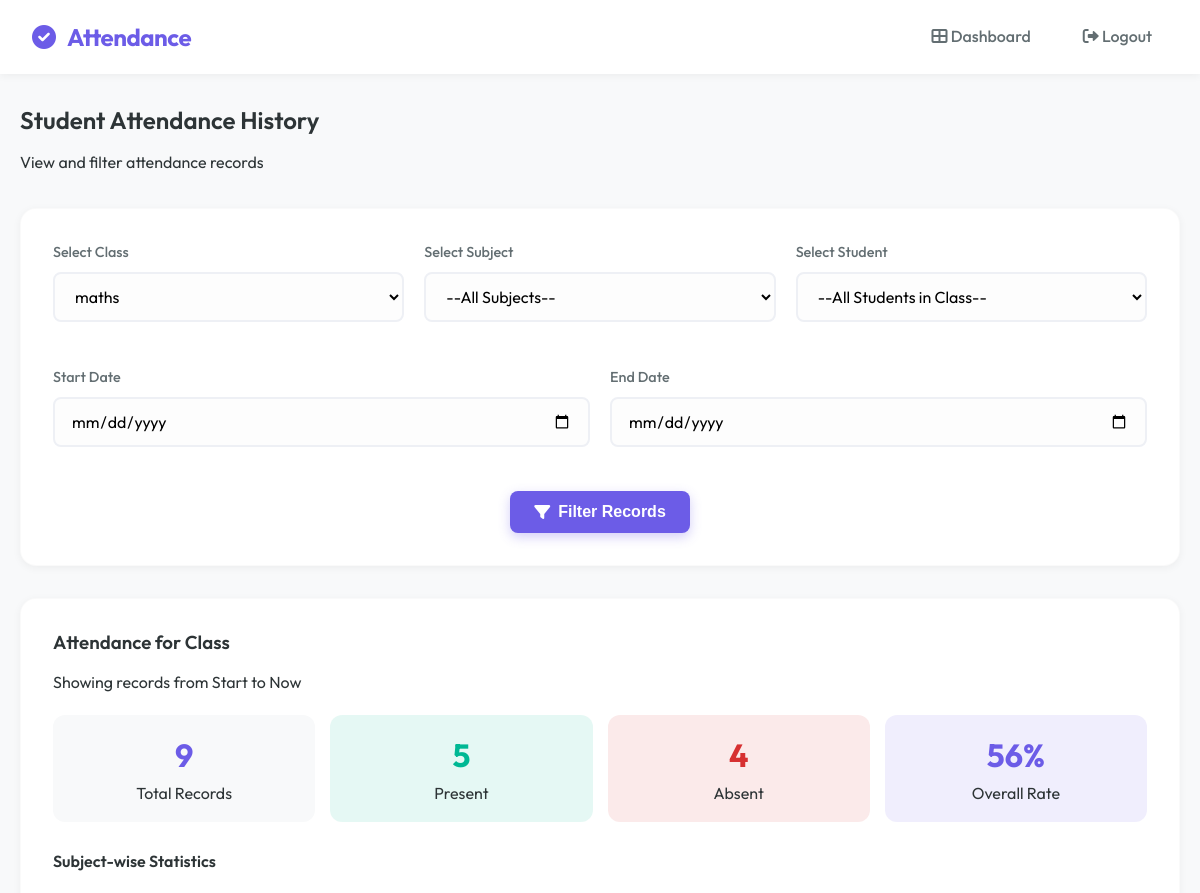
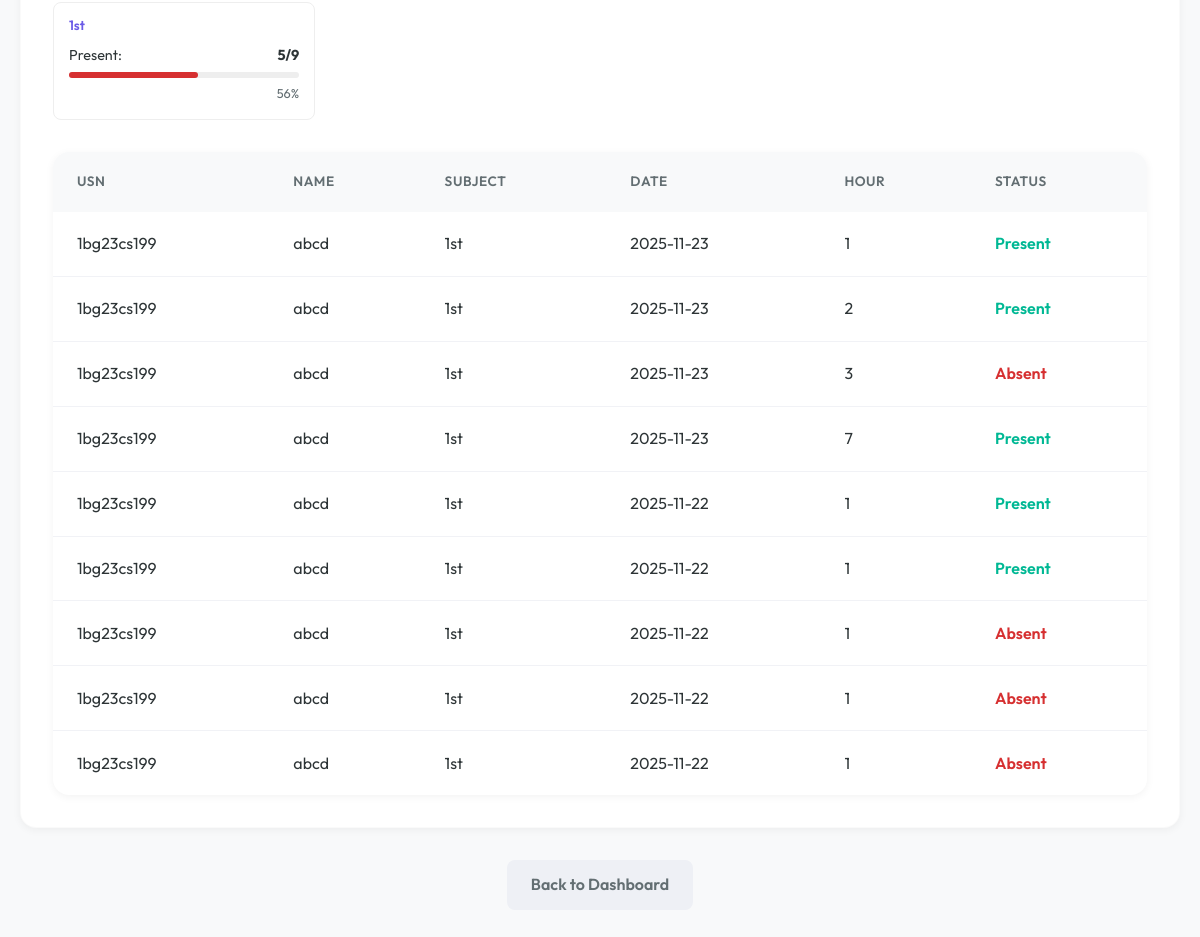
Page /admin/student_attendance_history?class_id=1 (signed in) on the committed database (2 pictures, top to bottom).
### tables this page shows
CREATE TABLE attendance (
        id INTEGER PRIMARY KEY AUTOINCREMENT,
        student_id INTEGER,
        subject TEXT,
        date TEXT,
        status TEXT
    , hour INTEGER DEFAULT 1);

CREATE TABLE students (
        id INTEGER PRIMARY KEY AUTOINCREMENT,
        usn TEXT UNIQUE,
        name TEXT,
        dob TEXT,
        class_id INTEGER,
        face_encoding BLOB
    );

### app.py (the view)
@app.route("/admin/student_attendance_history", methods=["GET", "POST"])
def student_attendance_history():
    if session.get("role") != "admin":
        return "Unauthorized", 403
    conn = sqlite3.connect('attendance.db')
    c = conn.cursor()
    c.execute("SELECT id, class_name FROM classes ORDER BY class_name")
    classes = c.fetchall()
    selected_class_id = request.args.get("class_id") or request.form.get("class_id")
    selected_student_id = request.args.get("student_id") or request.form.get("student_id")
    selected_subject = request.args.get("subject") or request.form.get("subject")
    start_date = request.args.get("start_date") or request.form.get("start_date")
    end_date = request.args.get("end_date") or request.form.get("end_date")
    filtered_students, attendance_records, student_info, subjects = [], [], None, []
    if selected_class_id:
        c.execute("SELECT id, usn, name FROM students WHERE class_id=? ORDER BY name", (selected_class_id,))
        filtered_students = c.fetchall()
        c.execute("SELECT name FROM subjects WHERE class_id=? ORDER BY name", (selected_class_id,))
        subjects = [row[0] for row in c.fetchall()]
    if selected_student_id:
        c.execute("SELECT usn, name, class_name FROM students JOIN classes ON students.class_id = classes.id WHERE students.id=?", (selected_student_id,))
        student_info = c.fetchone()
        query = "SELECT subject, date, status, hour FROM attendance WHERE student_id=?"
        params = [selected_student_id]
        if selected_subject:
            query += " AND subject=?"
            params.append(selected_subject)
        if start_date and end_date:
            query += " AND date BETWEEN ? AND ?"
            params.extend([start_date, end_date])
        elif start_date:
            query += " AND date >= ?"
            params.append(start_date)
        elif end_date:
            query += " AND date <= ?"
            params.append(end_date)
        query += " ORDER BY date DESC, hour ASC"
        c.execute(query, params)
        attendance_records = c.fetchall()
    elif selected_class_id:
        query = """
            SELECT students.usn, students.name, attendance.subject, attendance.date, attendance.status, attendance.hour
            FROM attendance
            JOIN students ON attendance.student_id = students.id
            WHERE students.class_id=?
        """
        params = [selected_class_id]
        if selected_subject:
            query += " AND attendance.subject=?"
            params.append(selected_subject)
        if start_date and end_date:
            query += " AND attendance.date BETWEEN ? AND ?"
            params.extend([start_date, end_date])
        elif start_date:
            query += " AND attendance.date >= ?"
            params.append(start_date)
        elif end_date:
            query += " AND attendance.date <= ?"
            params.append(end_date)
        query += " ORDER BY attendance.date DESC, attendance.hour ASC, students.name ASC"
        c.execute(query, params)
        attendance_records = c.fetchall()
    subject_stats = {}
    for record in attendance_records:
        subj = record[0] if selected_student_id else record[2]
        status = record[2] if selected_student_id else record[4]
        if subj not in subject_stats:
            subject_stats[subj] = {
                'total': 0,
                'present': 0,
                'absent': 0,
                'percentage': 0
            }
        subject_stats[subj]['total'] += 1
        if status == 'Present':
            subject_stats[subj]['present'] += 1
        else:
            subject_stats[subj]['absent'] += 1
    for subj in subject_stats:
        subject_stats[subj]['percentage'] = round(
            (subject_stats[subj]['present'] / subject_stats[subj]['total'] * 100)
            if subject_stats[subj]['total'] > 0 else 0
        )
    total_records = len(attendance_records)
    present_count = sum(s['present'] for s in subject_stats.values())
    absent_count = total_records - present_count
    attendance_percentage = round((present_count / total_records * 100) if total_records > 0 else 0)
    conn.close()
    return render_template("student_attendance_history.html",
                           classes=classes, filtered_students=filtered_students,
                           subjects=subjects,
                           attendance_records=attendance_records,
                           selected_class_id=int(selected_class_id) if selected_class_id else None,
                           selected_student_id=int(selected_student_id) if selected_student_id else None,
                           selected_subject=selected_subject,
                           student_info=student_info, start_date=start_date, end_date=end_date,
                           total_records=total_records,
                           present_count=present_count,
                           absent_count=absent_count,
                           attendance_percentage=attendance_percentage,
                           subject_stats=subject_stats)

### templates/student_attendance_history.html (shortened to what this page needs)
{% extends "base.html" %}
{% block content %}
<div class="mb-4">
    <h2>Student Attendance History</h2>
    <p class="text-muted">View and filter attendance records</p>
</div>
<div class="card mb-4">
    <form method="GET" action="/admin/student_attendance_history">
        <div
            style="display: grid; grid-template-columns: repeat(auto-fit, minmax(200px, 1fr)); gap: 20px; margin-bottom: 20px;">
            <div class="form-group">
                <label for="class_id">Select Class</label>
                <select name="class_id" id="class_id" required onchange="this.form.submit()">
                    {% for cid, cname in classes %}
                    <option value="{{ cid }}" {% if selected_class_id==cid %}selected{% endif %}>{{ cname }}</option>
                    {% endfor %}
                </select>
            </div>
            <div class="form-group">
                <label for="subject">Select Subject</label>
                <select name="subject" id="subject" {% if not selected_class_id %}disabled{% endif %}
                    onchange="this.form.submit()">
                    <option value="">--All Subjects--</option>
                </select>
            </div>
            <div class="form-group">
                <label for="student_id">Select Student</label>
                <select name="student_id" id="student_id" {% if not selected_class_id %}disabled{% endif %}
                    onchange="this.form.submit()">
                    <option value="">--All Students in Class--</option>
                </select>
            </div>
        </div>
        <div style="display: grid; grid-template-columns: 1fr 1fr; gap: 20px; margin-bottom: 20px;">
            <div class="form-group">
                <label for="start_date">Start Date</label>
                <input type="date" name="start_date" value="{{ start_date or '' }}">
            </div>
            <div class="form-group">
                <label for="end_date">End Date</label>
                <input type="date" name="end_date" value="{{ end_date or '' }}">
            </div>
        </div>
        <div class="text-center">
            <button type="submit" class="btn btn-primary"><i class="fas fa-filter"></i> Filter Records</button>
        </div>
    </form>
</div>
{% if attendance_records %}
<div class="card mb-4">
    <div style="display: flex; justify-content: space-between; align-items: center; margin-bottom: 20px;">
        <div>
            {% if selected_student_id %}
            <h3>Attendance for {{ student_info[1] }} ({{ student_info[0] }})</h3>
            {% elif selected_class_id %}
            <h3>Attendance for Class</h3>
            {% endif %}
            <p class="text-muted">
                Showing records from {{ start_date or 'Start' }} to {{ end_date or 'Now' }}
            </p>
        </div>
        </div>
    <div class="dashboard-grid"
        style="grid-template-columns: repeat(4, 1fr); margin-top: 0; margin-bottom: 30px; gap: 15px;">
        <div style="text-align: center; padding: 15px; background: #f8f9fa; border-radius: 12px;">
            <div style="font-size: 2rem; font-weight: bold; color: var(--primary);">{{ total_records }}</div>
            <div class="text-muted">Total Records</div>
        </div>
        <div style="text-align: center; padding: 15px; background: rgba(0, 184, 148, 0.1); border-radius: 12px;">
            <div style="font-size: 2rem; font-weight: bold; color: var(--success);">{{ present_count }}</div>
            <div class="text-muted">Present</div>
        </div>
        <div style="text-align: center; padding: 15px; background: rgba(214, 48, 49, 0.1); border-radius: 12px;">
            <div style="font-size: 2rem; font-weight: bold; color: var(--error);">{{ absent_count }}</div>
            <div class="text-muted">Absent</div>
        </div>
        <div style="text-align: center; padding: 15px; background: rgba(108, 92, 231, 0.1); border-radius: 12px;">
            <div style="font-size: 2rem; font-weight: bold; color: var(--primary);">{{ attendance_percentage }}%</div>
            <div class="text-muted">Overall Rate</div>
        </div>
    </div>
    {% if subject_stats %}
    <h4 class="mb-3">Subject-wise Statistics</h4>
    <div
        style="display: grid; grid-template-columns: repeat(auto-fill, minmax(250px, 1fr)); gap: 15px; margin-bottom: 30px;">
        {% for subject, stats in subject_stats.items() %}
        <div style="padding: 15px; border: 1px solid #eee; border-radius: 8px;">
            <h5 style="margin-bottom: 10px; color: var(--primary);">{{ subject }}</h5>
            <div style="display: flex; justify-content: space-between; font-size: 0.9rem; margin-bottom: 5px;">
                <span>Present:</span> <strong>{{ stats.present }}/{{ stats.total }}</strong>
            </div>
            <div style="width: 100%; background: #eee; height: 6px; border-radius: 3px;">
                <div
                    style="width: {{ stats.percentage }}%; background: {% if stats.percentage >= 75 %}var(--success){% elif stats.percentage >= 60 %}var(--warning){% else %}var(--error){% endif %}; height: 100%; border-radius: 3px;">
                </div>
            </div>
            <div style="text-align: right; font-size: 0.8rem; margin-top: 5px; color: var(--text-muted);">{{
                stats.percentage }}%</div>
        </div>
        {% endfor %}
    </div>
    {% endif %}
    <div class="table-container">
        <table>
            <thead>
                {% if selected_student_id %}
                <tr>
                    <th>Subject</th>
                    <th>Date</th>
                    <th>Hour</th>
                    <th>Status</th>
                </tr>
                {% else %}
                <tr>
                    <th>USN</th>
                    <th>Name</th>
                    <th>Subject</th>
                    <th>Date</th>
                    <th>Hour</th>
                    <th>Status</th>
                </tr>
                {% endif %}
            </thead>
            <tbody>
                {% for row in attendance_records %}
                {% if selected_student_id %}
                <tr>
                    <td>{{ row[0] }}</td>
                    <td>{{ row[1] }}</td>
                    <td>{{ row[3] }}</td>
                    <td>
                        <span class="{% if row[2] == 'Present' %}text-success{% else %}text-danger{% endif %}"
                            style="font-weight: 600;">
                            {{ row[2] }}
                        </span>
                    </td>
                </tr>
                {% else %}
                <tr>
                    <td>{{ row[0] }}</td>
                    <td>{{ row[1] }}</td>
                    <td>{{ row[2] }}</td>
                    <td>{{ row[3] }}</td>
                    <td>{{ row[5] }}</td>
                    <td>
                        <span class="{% if row[4] == 'Present' %}text-success{% else %}text-danger{% endif %}"
                            style="font-weight: 600;">
                            {{ row[4] }}
                        </span>
                    </td>
                </tr>
                {% endif %}
                {% endfor %}
            </tbody>
        </table>
    </div>
</div>
{% endif %}
<div class="text-center mt-4 mb-4">
    <a href="/dashboard" class="btn btn-secondary">Back to Dashboard</a>
</div>
{% endblock %}

### static/style.css (style rules this page uses)
:root { --primary: #6c5ce7; --primary-hover: #5b4cc4; --primary-light: #a29bfe; --secondary: #00cec9; --accent: #fd79a8; --bg-body: #f8f9fa; --bg-surface: #ffffff; --bg-glass: rgba(255, 255, 255, 0.8); --text-main: #2d3436; --text-muted: #636e72; --text-light: #ffffff; --success: #00b894; --error: #d63031; --warning: #fdcb6e; --radius-sm: 8px; --radius-md: 16px; --radius-lg: 24px; --shadow-sm: 0 2px 8px rgba(0, 0, 0, 0.05); --shadow-md: 0 8px 24px rgba(0, 0, 0, 0.08); --shadow-lg: 0 16px 48px rgba(0, 0, 0, 0.1); --transition: all 0.3s cubic-bezier(0.4, 0, 0.2, 1); }
* { margin: 0; padding: 0; box-sizing: border-box; }
body { font-family: 'Outfit', sans-serif; background-color: var(--bg-body); color: var(--text-main); line-height: 1.6; min-height: 100vh; display: flex; flex-direction: column; }
h1, h2, h3, h4, h5, h6 { font-weight: 600; line-height: 1.2; margin-bottom: 1rem; color: var(--text-main); }
a { text-decoration: none; color: var(--primary); transition: var(--transition); }
.card { background: var(--bg-surface); border-radius: var(--radius-md); padding: 2rem; box-shadow: var(--shadow-sm); transition: var(--transition); border: 1px solid rgba(0, 0, 0, 0.02); }
.form-group { margin-bottom: 1.5rem; }
label { display: block; margin-bottom: 0.5rem; font-weight: 500; color: var(--text-muted); font-size: 0.9rem; }
input, select, textarea { width: 100%; padding: 12px 16px; border: 2px solid #eef0f5; border-radius: var(--radius-sm); font-family: inherit; font-size: 1rem; transition: var(--transition); background: #fdfdfd; }
.btn { display: inline-flex; align-items: center; justify-content: center; padding: 12px 24px; border-radius: var(--radius-sm); font-weight: 600; cursor: pointer; border: none; transition: var(--transition); font-size: 1rem; gap: 8px; }
.btn-primary { background: var(--primary); color: white; box-shadow: 0 4px 12px rgba(108, 92, 231, 0.3); }
.btn-secondary { background: #eef0f5; color: var(--text-muted); }
.dashboard-grid { display: grid; grid-template-columns: repeat(auto-fit, minmax(280px, 1fr)); gap: 24px; margin-top: 2rem; }
.table-container { background: var(--bg-surface); border-radius: var(--radius-md); box-shadow: var(--shadow-sm); overflow: hidden; margin-top: 2rem; }
table { width: 100%; border-collapse: collapse; }
th { background: #f8f9fa; padding: 1.2rem 1.5rem; text-align: left; font-weight: 600; color: var(--text-muted); font-size: 0.85rem; text-transform: uppercase; letter-spacing: 0.5px; }
td { padding: 1.2rem 1.5rem; border-bottom: 1px solid #f1f2f6; color: var(--text-main); }
tr:last-child td { border-bottom: none; }
.text-center { text-align: center; }
.mt-4 { margin-top: 2rem; }
.mb-3 { margin-bottom: 1.5rem; }
.mb-4 { margin-bottom: 2rem; }

### templates/student_attendance_history.html (style rules this page uses)
.text-success { color: var(--success); }
.text-danger { color: var(--error); }

### rows in the picture
attendance: subject "1st", present "5", total "9", percentage "56", usn "1bg23cs199", name "abcd", date "2025-11-23", hour "1", status "Present"
attendance: usn "1bg23cs199", name "abcd", subject "1st", date "2025-11-23", hour "2", status "Present"
attendance: usn "1bg23cs199", name "abcd", subject "1st", date "2025-11-23", hour "3", status "Absent"
attendance: usn "1bg23cs199", name "abcd", subject "1st", date "2025-11-23", hour "7", status "Present"
attendance: usn "1bg23cs199", name "abcd", subject "1st", date "2025-11-22", hour "1", status "Present"
attendance: usn "1bg23cs199", name "abcd", subject "1st", date "2025-11-22", hour "1", status "Present"
attendance: usn "1bg23cs199", name "abcd", subject "1st", date "2025-11-22", hour "1", status "Absent"
attendance: usn "1bg23cs199", name "abcd", subject "1st", date "2025-11-22", hour "1", status "Absent"
attendance: usn "1bg23cs199", name "abcd", subject "1st", date "2025-11-22", hour "1", status "Absent"

### other values in the picture
{{ start_date or 'Start' }} "Start"
{{ end_date or 'Now' }} "Now"
{{ total_records }} "9"
{{ present_count }} "5"
{{ absent_count }} "4"
{{ attendance_percentage }} "56"
form field class_id "maths"
